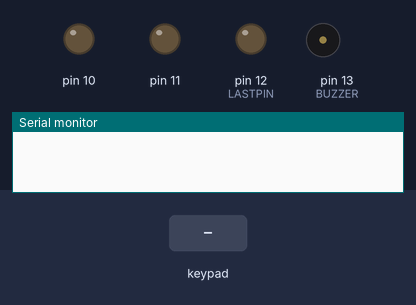
Simulated run of this sketch. Board: Arduino Uno, built with avr-gcc and run on an emulated ATmega328P. Shown: output pins drawn as LEDs (lit = HIGH), buzzer (waves = sounding, pin HIGH), the last lines printed to the serial monitor. The test bench sets the inputs (shaded band). Pins used as bus, display or sensor lines are not drawn.

Above: at 1.2 s.
1.3 s: key '1' pressed
At 2.0 s:
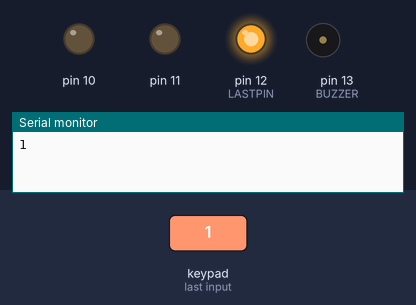
4.3 s: keypad keys 1 3 9 7 # pressed 0.4 s apart
At 5.6 s:
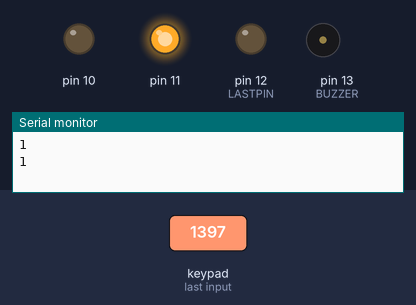
8.6 s: key '*' pressed
At 9.6 s:
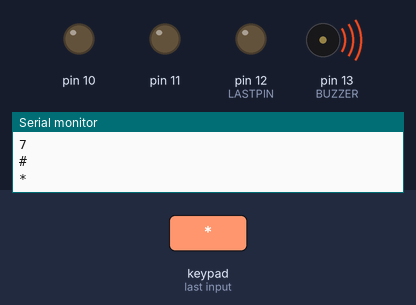
10.1 s: keypad keys 5 4 3 2 pressed 0.4 s apart
At 11.6 s:
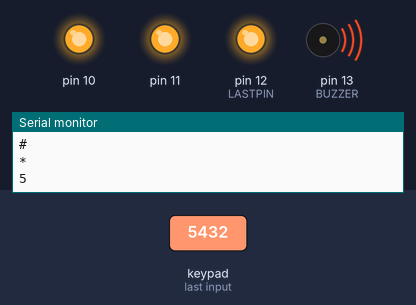
20.7 s: key '2' pressed
23.7 s: key '5' pressed
Timing chart, 0 to 29.3 s (numbered marks = the images above; inputs shaded):
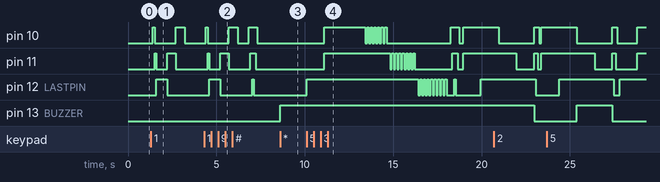

The sketch:

code.ino
```cpp
/* Problem Statement:
 *  This program is to generate first five LED patterns as shown in the following video when Keypad key is pressed.
 *  https://www.facebook.com/watch/?v=437404777682929
 *
 * Hardware Component :
 * Arduino Uno
 * Led Bargraph
 * 4x3 Matrix keypad
 *
 * Hardware connection:
 * D5,D4,D3,D2 of Arduino Uno pins are connected to A, B, C, D row pin of keypad
 * D6,D7,D8 of Arduino Uno pins are connected to 3 , 2, 1 column pin of keypad
 * D9-D12 of Arduino Uno pins are connected to 6,5,4,3 of Led Bargraph
 * D0,D1 of Arduino Uno pins are connected to TXD,RXD pin of Serial Monitor
 *
 * Author : Sahana B G
 * Date: 30 Apr 2021
 *
 */
// Include the header file:
#include <Keypad.h>

// Pins for declaring first and last pins of Arduino
const unsigned int FIRSTPIN = 9;
const unsigned int LASTPIN = 12;

// Buzzer Pin
const unsigned int BUZZER = 13;

// Keypad initialization
const byte ROWS = 4; //four rows
const byte COLS = 3; //three columns
char keys[ROWS][COLS] = {
  {'1','2','3'},
  {'4','5','6'},
  {'7','8','9'},
  {'*','0','#'}
};
byte rowPins[ROWS] = {5, 4, 3, 2}; //connect to the row pinouts of the keypad
byte colPins[COLS] = {8, 7, 6}; //connect to the column pinouts of the keypad

// Keypad declaration
Keypad keypad = Keypad( makeKeymap(keys), rowPins, colPins, ROWS, COLS );

void setup()
{
  Serial.begin(9600);

  // Configure D4-D13 pins to OUTPUT mode
  for(int i=FIRSTPIN;i<=LASTPIN;i++)
  {
   pinMode(i,OUTPUT);
  }
  pinMode(BUZZER,OUTPUT);

}

void loop()
{
  // Read the key value
  char key = keypad.getKey();

  // If key is pressed
  if(key)
  {

  // Display in Serial monitor
  Serial.println(key);

  switch (key)
  {
    case '1' :pattern1();break;
    case '2' :pattern2();break;
    case '3' :pattern3();break;
    case '4' :pattern4();break;
    case '5' :pattern5();break;
    case '*' :digitalWrite(BUZZER,HIGH);break;
  }
  }
}

void pattern1()
{
  // Generate pattern no 1
  for(int i=FIRSTPIN;i<=LASTPIN;i++)
  {
   digitalWrite(i,HIGH);
   delay(100);
   digitalWrite(i,LOW);
  }

  for(int i=LASTPIN;i>=FIRSTPIN;i--)
  {
   digitalWrite(i,HIGH);
   delay(500);
   digitalWrite(i,LOW);
  }
}
void  pattern2()
{
  for(int i=FIRSTPIN;i<=LASTPIN;i++)
  {
   digitalWrite(i,HIGH);
   digitalWrite(i+1,HIGH);
   digitalWrite(i+2,HIGH);
   delay(1000);
   digitalWrite(i,LOW);
   digitalWrite(i+1,LOW);
   digitalWrite(i+2,LOW);
  }
  for(int i=LASTPIN;i>=FIRSTPIN;i--)
  {
   digitalWrite(i,HIGH);
   digitalWrite(i-1,HIGH);
   digitalWrite(i-2,HIGH);
   delay(100);
   digitalWrite(i,LOW);
   digitalWrite(i-1,LOW);
   digitalWrite(i-2,LOW);
  }
}

void pattern3()
{
  // Generate pattern no 3
   for(int i=FIRSTPIN;i<=LASTPIN;i++)
   {
    digitalWrite(i,HIGH);
    delay(100);
   }
   for(int i=LASTPIN;i>=FIRSTPIN;i--)
   {
    digitalWrite(i,LOW);
    delay(100);
   }
}

void pattern4()
{
  // Generate pattern no 4
 for(int i=FIRSTPIN;i<=LASTPIN;i++)
 {
  for(int j=1;j<=i-3 ;j++){
    digitalWrite(i,HIGH);
    delay(100);
    digitalWrite(i,LOW);
    delay(100);
  }
 }
}

void pattern5()
{
  // Generate pattern no 5
  int totalLEDPins = LASTPIN-FIRSTPIN+1; // This variable stores total number of led pin connected to ardunio
  int loopCount = totalLEDPins/2; // This variable stores half of the led pins which is required by the pattern
  for(int i=0;i<loopCount;i++)
  {
   digitalWrite(i+FIRSTPIN,HIGH);
   digitalWrite(LASTPIN-i,HIGH);
   delay(1000);
    }
 }
```

Measured:
- after the input at 1.3 s, pin 10: LOW → HIGH after 0.11 s, → LOW 0.10 s later, → HIGH 1.2 s later, → LOW 0.50 s later; pin 11: LOW → HIGH after 0.21 s, → LOW 0.10 s later, → HIGH 0.60 s later, → LOW 0.50 s later; pin 12 (LASTPIN): LOW → HIGH after 0.31 s, → LOW 0.60 s later
- after the input at 4.3 s, pin 10: goes HIGH 0.10 s, LOW 1.2 s, HIGH 0.50 s, LOW 0.62 s, HIGH 0.50 s, then LOW, starting after 0.10 s; pin 11: goes HIGH 0.10 s, LOW 0.60 s, HIGH 0.50 s, LOW 1.2 s, HIGH 0.30 s, then LOW, starting after 0.20 s; pin 12 (LASTPIN): LOW → HIGH after 0.30 s, → LOW 0.60 s later, → HIGH 1.8 s later, → LOW 0.10 s later
- after the input at 8.6 s, pin 13 (BUZZER): LOW → HIGH at once
- after the input at 10.1 s, pin 10: goes HIGH 2.3 s, 6 × (LOW 0.10 s, HIGH 0.10 s), LOW 3.6 s, HIGH 0.50 s, LOW 0.22 s, then HIGH, starting after 1.0 s; pin 11: goes HIGH 3.7 s, 7 × (LOW 0.10 s, HIGH 0.10 s), LOW 2.1 s, HIGH 0.30 s, LOW 0.32 s, then HIGH, starting after 1.0 s
